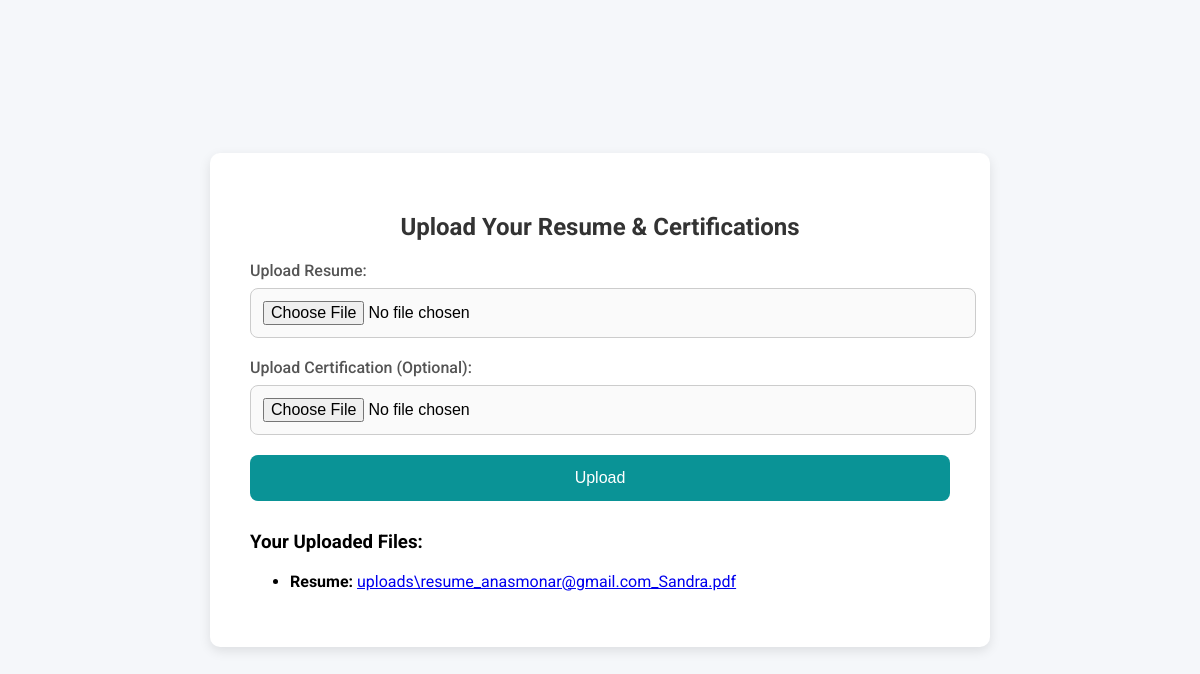
The page /user/resume_certifications (signed in) on the database as committed earlier.
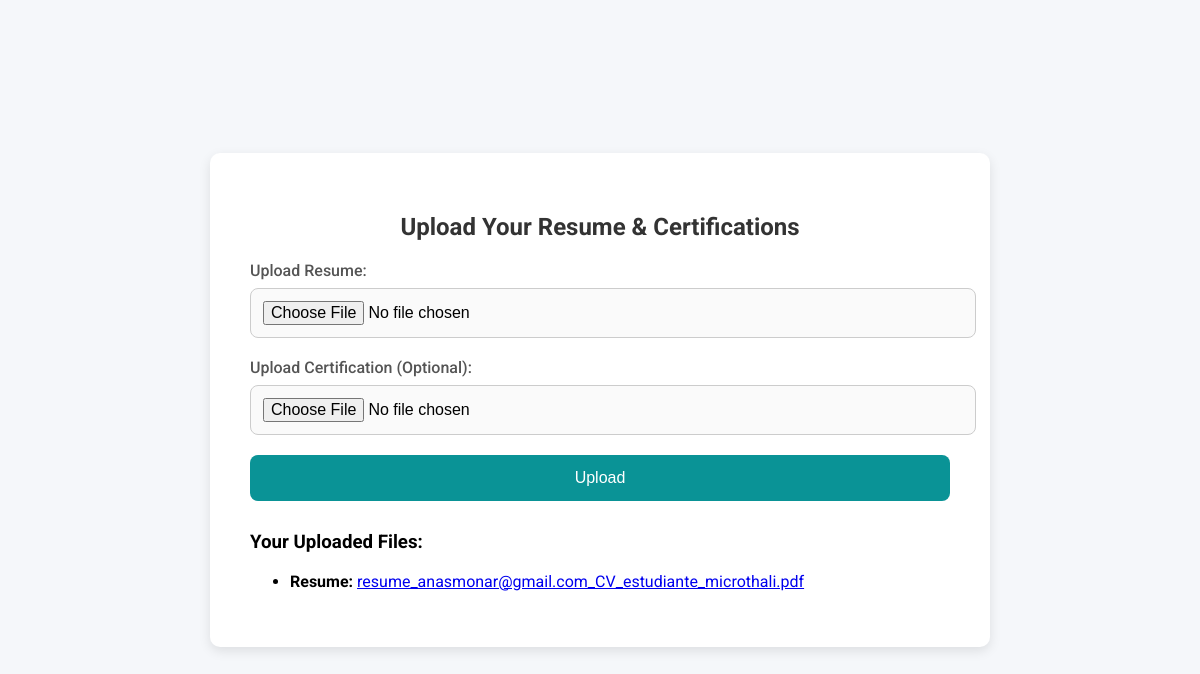
The same page on the database as committed later.
### models.py (models this page shows, shortened)
class ResumeCertification(db.Model):
    __tablename__ = 'resume_certifications'
    id = db.Column(db.Integer, primary_key=True)
    user_id = db.Column(db.Integer, db.ForeignKey('users.id'), nullable=False)
    resume_path = db.Column(db.String(255), nullable=True)  # Path to the resume file
    certification_path = db.Column(db.String(255), nullable=True)  # Path to the certification file
    uploaded_at = db.Column(db.DateTime, default=db.func.current_timestamp())  # Upload timestamp
    user = db.relationship('User', backref=db.backref('resume_certifications', lazy=True))

### user.py (the view, shortened to what this page needs)
@user_blueprint.route('/resume_certifications', methods=['GET', 'POST'])
def resume_certifications():
    user_id = session.get('user_id')
    if not user_id:
        flash('You need to log in to access this page.', 'error')
        return redirect(url_for('login'))  # Adjust as needed
    user = User.query.get(user_id)
    if not user:
        flash('User not found.', 'error')
        return redirect(url_for('login'))  # Adjust as needed
    resume_certifications = ResumeCertification.query.filter_by(user_id=user_id).all()
    return render_template(
        'resume_certifications.html',
        resume_certifications=resume_certifications
    )

### templates/resume_certifications.html (shortened to what this page needs)
<!DOCTYPE html>
<html lang="en">
<head>
    <link rel="stylesheet" href="https://cdnjs.cloudflare.com/ajax/libs/font-awesome/6.0.0-beta3/css/all.min.css">
</head>
<body>
    <div class="container">
        <h2>Upload Your Resume & Certifications</h2>
        <form action="{{ url_for('user.resume_certifications') }}" method="POST" enctype="multipart/form-data">
            <div class="form-group">
                <label for="resume">Upload Resume:</label>
                <input type="file" name="resume" id="resume" required>
            </div>
            <div class="form-group">
                <label for="certification">Upload Certification (Optional):</label>
                <input type="file" name="certification" id="certification">
            </div>
            <button type="submit">Upload</button>
        </form>
        <div class="file-list">
            {% if resume_certifications %}
                <h3>Your Uploaded Files:</h3>
                <ul>
                    {% for resume_cert in resume_certifications %}
                        {% if resume_cert.resume_path %}
                            <li>
                                <strong>Resume:</strong>
                                <a href="{{ url_for('static', filename=resume_cert.resume_path.split('static/')[1]) }}" target="_blank">
                                    {{ resume_cert.resume_path.split('/')[-1] }}
                                </a>
                            </li>
                        {% endif %}
                    {% endfor %}
                </ul>
            {% else %}
                <p>No files uploaded yet.</p>
            {% endif %}
        </div>
</body>
</html>

Rows that differ between the two databases and show on the page:
removed ResumeCertification: resume_path "uploads\\resume_anasmonar@gmail.com_Sandra.pdf"
now on this page (row edited): ResumeCertification: resume_path "resume_anasmonar@gmail.com_CV_estudiante_microthali.pdf"
